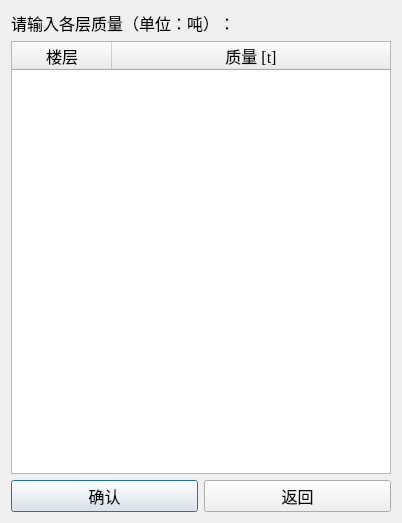
<?xml version="1.0" encoding="UTF-8"?>
<ui version="4.0">
 <class>win_mass</class>
 <widget class="QDialog" name="win_mass">
  <property name="geometry">
   <rect>
    <x>0</x>
    <y>0</y>
    <width>402</width>
    <height>523</height>
   </rect>
  </property>
  <property name="font">
   <font>
    <family>宋体</family>
    <pointsize>12</pointsize>
   </font>
  </property>
  <property name="windowTitle">
   <string>定义质量</string>
  </property>
  <property name="windowIcon">
   <iconset resource="../resource_rc/resource.qrc">
    <normaloff>:/插图/N.png</normaloff>:/插图/N.png</iconset>
  </property>
  <layout class="QVBoxLayout" name="verticalLayout">
   <item>
    <widget class="QLabel" name="label">
     <property name="text">
      <string>请输入各层质量（单位：吨）：</string>
     </property>
    </widget>
   </item>
   <item>
    <widget class="QTableWidget" name="tableWidget">
     <property name="font">
      <font>
       <family>Times New Roman</family>
       <pointsize>12</pointsize>
      </font>
     </property>
     <property name="selectionMode">
      <enum>QAbstractItemView::ContiguousSelection</enum>
     </property>
     <property name="rowCount">
      <number>0</number>
     </property>
     <attribute name="horizontalHeaderVisible">
      <bool>true</bool>
     </attribute>
     <attribute name="horizontalHeaderCascadingSectionResizes">
      <bool>false</bool>
     </attribute>
     <attribute name="horizontalHeaderHighlightSections">
      <bool>true</bool>
     </attribute>
     <attribute name="horizontalHeaderShowSortIndicator" stdset="0">
      <bool>false</bool>
     </attribute>
     <attribute name="horizontalHeaderStretchLastSection">
      <bool>true</bool>
     </attribute>
     <attribute name="verticalHeaderVisible">
      <bool>false</bool>
     </attribute>
     <attribute name="verticalHeaderCascadingSectionResizes">
      <bool>false</bool>
     </attribute>
     <attribute name="verticalHeaderShowSortIndicator" stdset="0">
      <bool>false</bool>
     </attribute>
     <attribute name="verticalHeaderStretchLastSection">
      <bool>false</bool>
     </attribute>
     <column>
      <property name="text">
       <string>楼层</string>
      </property>
     </column>
     <column>
      <property name="text">
       <string>质量 [t]</string>
      </property>
     </column>
    </widget>
   </item>
   <item>
    <layout class="QHBoxLayout" name="horizontalLayout">
     <item>
      <widget class="QPushButton" name="pushButton">
       <property name="minimumSize">
        <size>
         <width>0</width>
         <height>30</height>
        </size>
       </property>
       <property name="text">
        <string>确认</string>
       </property>
      </widget>
     </item>
     <item>
      <widget class="QPushButton" name="pushButton_2">
       <property name="minimumSize">
        <size>
         <width>0</width>
         <height>30</height>
        </size>
       </property>
       <property name="text">
        <string>返回</string>
       </property>
      </widget>
     </item>
    </layout>
   </item>
  </layout>
 </widget>
 <resources>
  <include location="../resource_rc/resource.qrc"/>
 </resources>
 <connections/>
</ui>
